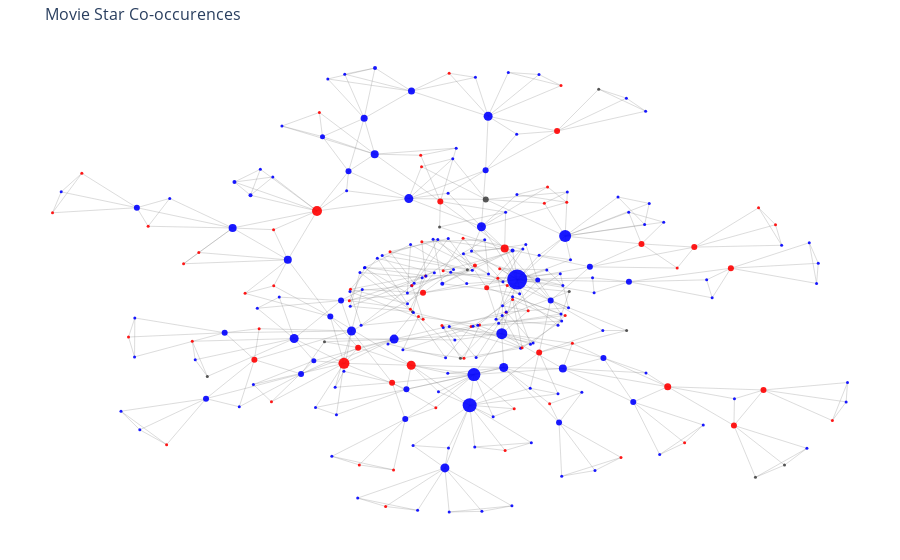

Notebook cell for this chart:
### Code cell
edges = []
nodes = []
for i in range(0, len(df)):
    try:
        this_star_list = df['star'][i].split(',')
        if len(this_star_list) == 4:
            nodes += this_star_list
            for m in range(len(this_star_list)):
                for n in range(m + 1, len(this_star_list)):
                    edges.append((this_star_list[m], this_star_list[n]))
    except:
        pass

G = nx.Graph(edges)
pos = nx.kamada_kawai_layout(G)

edge_x = []
edge_y = []
for edge in G.edges():
    x0, y0 = pos[edge[0]]
    x1, y1 = pos[edge[1]]
    edge_x.append(x0)
    edge_x.append(x1)
    edge_x.append(None)
    edge_y.append(y0)
    edge_y.append(y1)
    edge_y.append(None)

edge_trace = go.Scatter(
    x=edge_x, y=edge_y,
    line=dict(width=0.3, color='#888'),
    hoverinfo='none',
    mode='lines')

node_x = []
node_y = []
for node in G.nodes():
    x, y = pos[node]
    node_x.append(x)
    node_y.append(y)
    
node_adjacencies = []
node_gender = []
node_text = []

for node, adjacencies in enumerate(G.adjacency()):
    node_adjacencies.append(len(adjacencies[1]))
    try:
        node_gender.append(name_id_gender.loc[adjacencies[0]]['gender'])
            
    except:
        node_gender.append(None)
    node_text.append(str(adjacencies[0]) + ': ' + str(len(adjacencies[1])) + ' co-occurences')
    
node_trace = go.Scatter(
    x=node_x, y=node_y,
    mode='markers',
    hoverinfo='text',
    marker=dict(
        showscale=False,
        # colorscale options
        #'Greys' | 'YlGnBu' | 'Greens' | 'YlOrRd' | 'Bluered' | 'RdBu' |
        #'Reds' | 'Blues' | 'Picnic' | 'Rainbow' | 'Portland' | 'Jet' |
        #'Hot' | 'Blackbody' | 'Earth' | 'Electric' | 'Viridis' |
#         colorscale='YlGnBu',
        colorscale='Bluered',
#         reversescale=True,
        color = node_gender,
        opacity = 0.9,
        size = node_adjacencies,
#         colorbar=dict(
#             thickness=15,
#             title='Star Co-occurences',
#             xanchor='left',
#             titleside='right',
#         ),
        line_width = 0))
    
# node_trace.marker.color = 
node_trace.text = node_text   

fig = go.Figure(data=[edge_trace, node_trace],
             layout=go.Layout(
                title='Movie Star Co-occurences',
                titlefont_size=16,
                showlegend=False,
                hovermode='closest',
                margin=dict(b=20,l=5,r=5,t=40),
                plot_bgcolor='rgba(0,0,0,0)',
#                 annotations=[ dict(
#                     text="Python code: <a href='https://plotly.com/ipython-notebooks/network-graphs/'> https://plotly.com/ipython-notebooks/network-graphs/</a>",
#                     showarrow=False,
#                     xref="paper", yref="paper",
#                     x=0.005, y=-0.002 ) ],
                xaxis=dict(showgrid=False, zeroline=False, showticklabels=False),
                yaxis=dict(showgrid=False, zeroline=False, showticklabels=False))
                )
fig.show()

### Figure 1 — Plotly figure (JSON) as saved in the notebook; plotly's stock layout.template omitted (floating-point values rounded to 4 significant figures; data arrays with more than 128 entries replaced by an {"elided": "..."} marker saying what was removed)
{"data": [{"hoverinfo": "none", "line": {"color": "#888", "width": 0.3}, "mode": "lines", "type": "scatter", "x": {"elided": "1581 float values"}, "y": {"elided": "1581 float values"}}, {"hoverinfo": "text", "marker": {"color": {"elided": "264 int values"}, "colorscale": [[0, "rgb(0,0,255)"], [1, "rgb(255,0,0)"]], "line": {"width": 0}, "opacity": 0.9, "showscale": false, "size": {"elided": "264 int values"}}, "mode": "markers", "text": {"elided": "264 str values"}, "type": "scatter", "x": {"elided": "264 float values"}, "y": {"elided": "264 float values"}}], "layout": {"hovermode": "closest", "margin": {"b": 20, "l": 5, "r": 5, "t": 40}, "plot_bgcolor": "rgba(0,0,0,0)", "showlegend": false, "title": {"font": {"size": 16}, "text": "Movie Star Co-occurences"}, "xaxis": {"showgrid": false, "showticklabels": false, "zeroline": false}, "yaxis": {"showgrid": false, "showticklabels": false, "zeroline": false}}}
